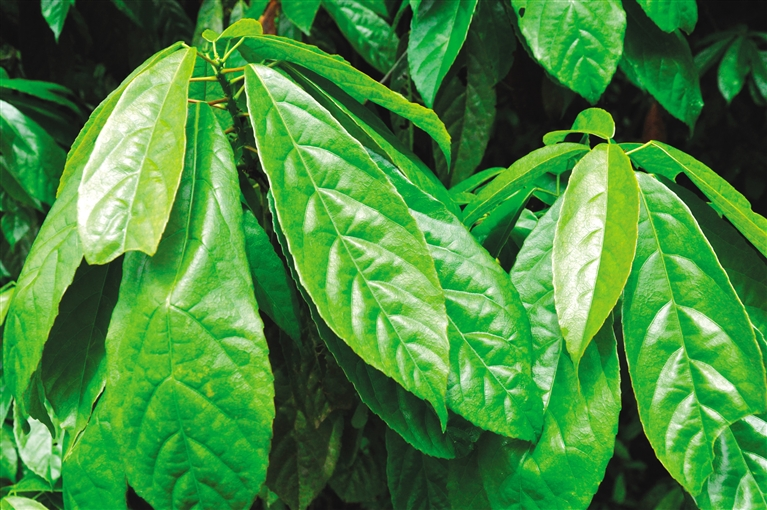
#> input picture p2_s.jpg, 767 x 510 px
$ python -i background_marker.py   (imports and definitions only)   (older library calls are emulated)
#> lines starting #> are read from the running program, lines starting #| are printed output that depends on the picture
import cv2
import numpy as np
import time
from matplotlib import pyplot as plt

from utils import *
from pylab import *


# constants for filling holes mode
FILL = {
    'NO': 0,
    'FLOOD': 1,
    'THRESHOLD': 2,
    'MORPH': 3,
}


# [70 lines left out: functions texture_filter, simple_test, not called in this run]
#    marker= texture_filter(image, marker, threshold=200, window=3)
def otsu_color_index(excess_green, excess_red):
    return cv2.threshold(excess_green - excess_red, 0, 255,cv2.THRESH_BINARY + cv2.THRESH_OTSU)


# [42 lines left out: function generate_floodfill_mask, not called in this run]


def select_largest_obj(img_bin, lab_val=255, fill_mode=FILL['FLOOD'],
                       smooth_boundary=False, kernel_size=15):
    """
    find 目标中的最大对象
    Select the largest object from a binary image and optionally
    fill holes inside it and smooth its boundary.
    Args:
        img_bin (2D array): 2D numpy array of binary image.
        lab_val ([int]): integer value used for the label of the largest
                object. Default is 255.
        fill_mode (string {no,flood,threshold,morph}): hole filling techniques which are
            - no: no filling of holes
            - flood: floodfilling technique without removing image edge sharing holes
            - threshold: removing holes based on minimum size of hole to be removed
            - morph: closing morphological operation with some kernel size to remove holes
        smooth_boundary ([boolean]): whether smooth the boundary of the
                largest object using morphological opening or not. Default
                is false.
        kernel_size ([int]): the size of the kernel used for morphological
                operation. Default is 15.
    Returns:
        a binary image as a mask for the largest object.
    """

    # set up components
    n_labels, img_labeled, lab_stats, _ = \
        cv2.connectedComponentsWithStats(img_bin, connectivity=8, ltype=cv2.CV_32S)

    # find largest component label(label number works with labeled image because of +1)
    largest_obj_lab = np.argmax(lab_stats[1:, 4]) + 1

    # create a mask that will only cover the largest component
    largest_mask = np.zeros(img_bin.shape, dtype=np.uint8)
    largest_mask[img_labeled == largest_obj_lab] = lab_val

    if fill_mode == FILL['FLOOD']:
        # fill holes using opencv floodfill function

        # set up seedpoint(starting point) for floodfill
        bkg_locs = np.where(img_labeled == 0)
        bkg_seed = (bkg_locs[0][0], bkg_locs[1][0])

        # copied image to be floodfill
        img_floodfill = largest_mask.copy()

        # create a mask to ignore what shouldn't be filled(I think no effect)
        h_, w_ = largest_mask.shape
        mask_ = np.zeros((h_ + 2, w_ + 2), dtype=np.uint8)

        cv2.floodFill(img_floodfill, mask_, seedPoint=bkg_seed,
                    newVal=lab_val)
        holes_mask = cv2.bitwise_not(img_floodfill)  # mask of the holes.

        # get a mask to avoid filling non-holes that are adjacent to image edge
        non_holes_mask = generate_floodfill_mask(largest_mask)
        holes_mask = np.bitwise_and(holes_mask, np.bitwise_not(non_holes_mask))

        largest_mask = largest_mask + holes_mask
    elif fill_mode == FILL['MORPH']:
        # fill holes using closing morphology operation
        kernel_ = np.ones((50, 50), dtype=np.uint8)
        largest_mask = cv2.morphologyEx(largest_mask, cv2.MORPH_CLOSE,
                                        kernel_)
    elif fill_mode == FILL['THRESHOLD']:
        # fill background-holes based on hole size threshold
        # default hole size threshold is some percentage
        #   of size of the largest component(i.e leaf component)

        # invert to setup holes of background, sorry for the incovenience
        inv_img_bin = np.bitwise_not(largest_mask)#图像榧按位取反

        # set up components
        #作用是连接图像内部的缺口使之成为一个整体（对比新旧函数，用于过滤原始图像中轮廓分析后较小的区域，留下较大区域
        inv_n_labels, inv_img_labeled, inv_lab_stats, _ = \
            cv2.connectedComponentsWithStats(inv_img_bin, connectivity=8, ltype=cv2.CV_32S)

        # find largest component label(label number works with labeled image because of +1)
        inv_largest_obj_lab = np.argmax(inv_lab_stats[1:, 4]) + 1

        # setup sizes and number of components
        inv_sizes = inv_lab_stats[1:, -1]
        sizes = lab_stats[1:, -1]
        inv_nb_components = inv_n_labels - 1

        # find the greater side of the image
        inv_max_side = np.amax(inv_img_labeled.shape)

        # set the minimum size of hole that is allowed to stay
        inv_min_size = int(0.3 * sizes[largest_obj_lab - 1]) # todo: specify good min size

        # generate the mask that allows holes greater than minimum size(weird)
        inv_mask = np.zeros((inv_img_labeled.shape), dtype=np.uint8)
        for inv_i in range(0, inv_nb_components):
            if inv_sizes[inv_i] >= inv_min_size:
                inv_mask[inv_img_labeled == inv_i + 1] = 255

        largest_mask = largest_mask + np.bitwise_not(inv_mask)

    if smooth_boundary:
        # smooth edge boundary
        kernel_ = np.ones((kernel_size, kernel_size), dtype=np.uint8)
        largest_mask = cv2.morphologyEx(largest_mask, cv2.MORPH_OPEN,
                                        kernel_)

    return largest_mask


# [8 lines left out: function test, not called in this run]

    # [5 lines of commented-out code are left out]

# [12 lines not run here, left out]

>>> import cv2
>>> picture = cv2.imread('p2_s.jpg', cv2.IMREAD_GRAYSCALE)
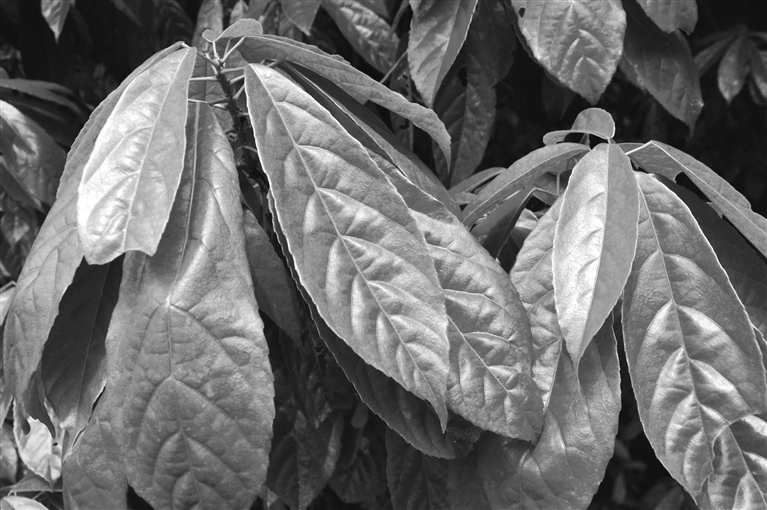
#> picture: shape (510, 767); min 4, max 255, mean 109.2
>>> result = select_largest_obj(picture)
#> in select_largest_obj, `n_labels, img_labeled, lab_stats, _ = \ cv2.connectedComponentsWithSta..`: img_labeled: shape (510, 767) int32; every value is 1
#> in select_largest_obj, `n_labels, img_labeled, lab_stats, _ = \ cv2.connectedComponentsWithSta..`: n_labels = 2; lab_stats = [[-1, 2147483647, 0, 0, 0], [0, 0, 767, 510, 391170]]
#> in select_largest_obj, `largest_obj_lab = np.argmax(lab_stats[1:, 4]) + 1`: largest_obj_lab = 1
#> in select_largest_obj, `bkg_locs = np.where(img_labeled == 0)`: bkg_locs = (empty array, empty array)
#> (the run stopped early here; a loop or call above may not have finished)

$ run again, on pear.jpg
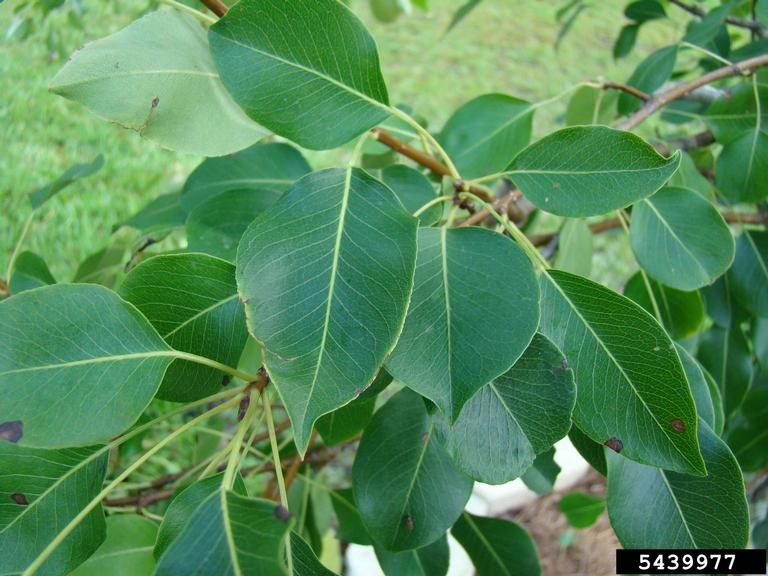
#> input picture pear.jpg, 768 x 576 px
#> `picture = cv2.imread('p2_s.jpg', cv2.IMREAD_GRAYSCALE)`:
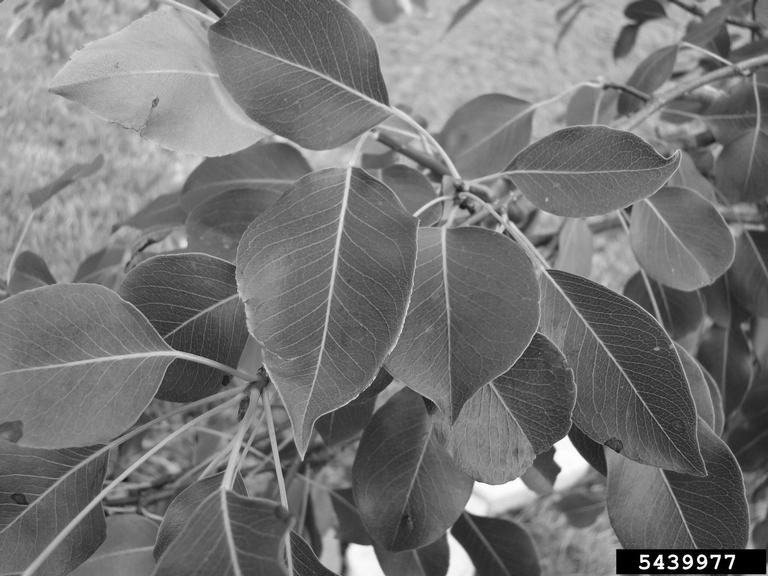
#> picture: shape (576, 768); min 0, max 255, mean 117.5
#> in select_largest_obj, `n_labels, img_labeled, lab_stats, _ = \ cv2.connectedComponentsWithSta..`:
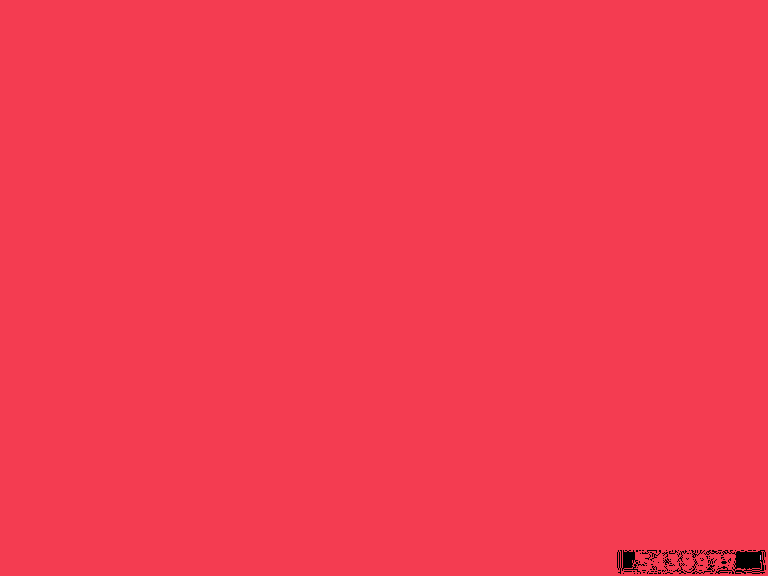
#> img_labeled: shape (576, 768) int32; 3 distinct labels, from 0 to 2; one colour per label, 0 black
#> n_labels = 3; lab_stats = [[617, 550, 149, 24, 1465], [0, 0, 768, 576, 440898], [760, 555, 1, 5, 5]]
#> largest_obj_lab = 1
#> bkg_locs = 1465 positions, rows 550 to 573, columns 617 to 765
#> bkg_seed = (550, 618)
